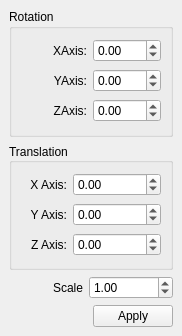
<?xml version="1.0" encoding="UTF-8"?>
<ui version="4.0">
 <class>TransformPanel</class>
 <widget class="QDockWidget" name="TransformPanel">
  <property name="geometry">
   <rect>
    <x>0</x>
    <y>0</y>
    <width>182</width>
    <height>336</height>
   </rect>
  </property>
  <property name="windowTitle">
   <string>Volume Transform</string>
  </property>
  <widget class="QWidget" name="dockWidgetContents">
   <layout class="QGridLayout" name="gridLayout_2">
    <item row="3" column="1">
     <widget class="QPushButton" name="applyButton">
      <property name="text">
       <string>Apply</string>
      </property>
     </widget>
    </item>
    <item row="3" column="0">
     <spacer name="horizontalSpacer">
      <property name="orientation">
       <enum>Qt::Horizontal</enum>
      </property>
      <property name="sizeHint" stdset="0">
       <size>
        <width>40</width>
        <height>20</height>
       </size>
      </property>
     </spacer>
    </item>
    <item row="1" column="0" colspan="2">
     <widget class="QGroupBox" name="groupBox_2">
      <property name="title">
       <string>Translation</string>
      </property>
      <property name="alignment">
       <set>Qt::AlignLeading|Qt::AlignLeft|Qt::AlignVCenter</set>
      </property>
      <layout class="QGridLayout" name="gridLayout_6">
       <item row="0" column="0">
        <widget class="QLabel" name="xAxisLabel_2">
         <property name="text">
          <string>X Axis:</string>
         </property>
         <property name="alignment">
          <set>Qt::AlignRight|Qt::AlignTrailing|Qt::AlignVCenter</set>
         </property>
        </widget>
       </item>
       <item row="0" column="1">
        <widget class="QDoubleSpinBox" name="xAxisTranslation">
         <property name="minimum">
          <double>-9999999.000000000000000</double>
         </property>
         <property name="maximum">
          <double>9999999999.000000000000000</double>
         </property>
         <property name="value">
          <double>0.000000000000000</double>
         </property>
        </widget>
       </item>
       <item row="1" column="0">
        <widget class="QLabel" name="yAxisLabel_2">
         <property name="text">
          <string>Y Axis:</string>
         </property>
         <property name="alignment">
          <set>Qt::AlignRight|Qt::AlignTrailing|Qt::AlignVCenter</set>
         </property>
        </widget>
       </item>
       <item row="1" column="1">
        <widget class="QDoubleSpinBox" name="yAxisTranslation">
         <property name="minimum">
          <double>-9999999.000000000000000</double>
         </property>
         <property name="maximum">
          <double>9999999999.000000000000000</double>
         </property>
         <property name="value">
          <double>0.000000000000000</double>
         </property>
        </widget>
       </item>
       <item row="2" column="0">
        <widget class="QLabel" name="zAxisLabel_2">
         <property name="text">
          <string>Z Axis:</string>
         </property>
         <property name="alignment">
          <set>Qt::AlignRight|Qt::AlignTrailing|Qt::AlignVCenter</set>
         </property>
        </widget>
       </item>
       <item row="2" column="1">
        <widget class="QDoubleSpinBox" name="zAxisTranslation">
         <property name="minimum">
          <double>-9999999.000000000000000</double>
         </property>
         <property name="maximum">
          <double>9999999999.000000000000000</double>
         </property>
         <property name="value">
          <double>0.000000000000000</double>
         </property>
        </widget>
       </item>
      </layout>
     </widget>
    </item>
    <item row="0" column="0" colspan="2">
     <widget class="QGroupBox" name="groupBox">
      <property name="title">
       <string>Rotation</string>
      </property>
      <layout class="QGridLayout" name="gridLayout">
       <item row="0" column="0">
        <widget class="QLabel" name="xAxisLabel">
         <property name="text">
          <string>XAxis:</string>
         </property>
         <property name="alignment">
          <set>Qt::AlignRight|Qt::AlignTrailing|Qt::AlignVCenter</set>
         </property>
        </widget>
       </item>
       <item row="0" column="1">
        <widget class="QDoubleSpinBox" name="xAxisRotation">
         <property name="minimum">
          <double>-360.000000000000000</double>
         </property>
         <property name="maximum">
          <double>360.000000000000000</double>
         </property>
        </widget>
       </item>
       <item row="1" column="0">
        <widget class="QLabel" name="yAxisLabel">
         <property name="text">
          <string>YAxis:</string>
         </property>
         <property name="alignment">
          <set>Qt::AlignRight|Qt::AlignTrailing|Qt::AlignVCenter</set>
         </property>
        </widget>
       </item>
       <item row="1" column="1">
        <widget class="QDoubleSpinBox" name="yAxisRotation">
         <property name="minimum">
          <double>-360.000000000000000</double>
         </property>
         <property name="maximum">
          <double>360.000000000000000</double>
         </property>
        </widget>
       </item>
       <item row="2" column="0">
        <widget class="QLabel" name="zAxisLabel">
         <property name="text">
          <string>ZAxis:</string>
         </property>
         <property name="alignment">
          <set>Qt::AlignRight|Qt::AlignTrailing|Qt::AlignVCenter</set>
         </property>
        </widget>
       </item>
       <item row="2" column="1">
        <widget class="QDoubleSpinBox" name="zAxisRotation">
         <property name="minimum">
          <double>-360.000000000000000</double>
         </property>
         <property name="maximum">
          <double>360.000000000000000</double>
         </property>
        </widget>
       </item>
      </layout>
     </widget>
    </item>
    <item row="2" column="0" colspan="2">
     <layout class="QGridLayout" name="gridLayout_7">
      <item row="0" column="0">
       <widget class="QLabel" name="uniformLabel">
        <property name="text">
         <string>Scale</string>
        </property>
        <property name="alignment">
         <set>Qt::AlignRight|Qt::AlignTrailing|Qt::AlignVCenter</set>
        </property>
       </widget>
      </item>
      <item row="0" column="1">
       <widget class="QDoubleSpinBox" name="uniformScale">
        <property name="maximum">
         <double>999999.000000000000000</double>
        </property>
        <property name="value">
         <double>1.000000000000000</double>
        </property>
       </widget>
      </item>
     </layout>
    </item>
   </layout>
  </widget>
 </widget>
 <resources/>
 <connections/>
</ui>
